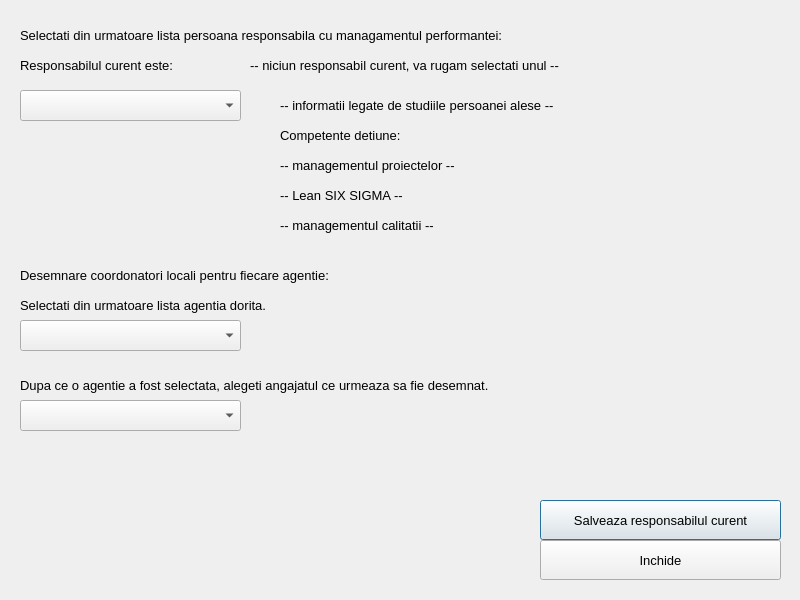
<?xml version="1.0" encoding="UTF-8"?>
<ui version="4.0">
 <class>Responsabil</class>
 <widget class="QDialog" name="Responsabil">
  <property name="geometry">
   <rect>
    <x>0</x>
    <y>0</y>
    <width>800</width>
    <height>600</height>
   </rect>
  </property>
  <property name="windowTitle">
   <string>Dialog</string>
  </property>
  <widget class="QLabel" name="decizie2">
   <property name="geometry">
    <rect>
     <x>20</x>
     <y>20</y>
     <width>641</width>
     <height>31</height>
    </rect>
   </property>
   <property name="font">
    <font>
     <pointsize>10</pointsize>
    </font>
   </property>
   <property name="text">
    <string>Selectati din urmatoare lista persoana responsabila cu managamentul performantei:</string>
   </property>
  </widget>
  <widget class="QLabel" name="decizie2_2">
   <property name="geometry">
    <rect>
     <x>20</x>
     <y>50</y>
     <width>211</width>
     <height>31</height>
    </rect>
   </property>
   <property name="font">
    <font>
     <pointsize>10</pointsize>
    </font>
   </property>
   <property name="text">
    <string>Responsabilul curent este:</string>
   </property>
  </widget>
  <widget class="QLabel" name="decizie2_3">
   <property name="geometry">
    <rect>
     <x>250</x>
     <y>50</y>
     <width>411</width>
     <height>31</height>
    </rect>
   </property>
   <property name="font">
    <font>
     <pointsize>10</pointsize>
    </font>
   </property>
   <property name="text">
    <string>-- niciun responsabil curent, va rugam selectati unul --</string>
   </property>
  </widget>
  <widget class="QComboBox" name="comboBox">
   <property name="geometry">
    <rect>
     <x>20</x>
     <y>90</y>
     <width>221</width>
     <height>31</height>
    </rect>
   </property>
   <property name="font">
    <font>
     <pointsize>10</pointsize>
    </font>
   </property>
  </widget>
  <widget class="QLabel" name="decizie2_4">
   <property name="geometry">
    <rect>
     <x>280</x>
     <y>90</y>
     <width>391</width>
     <height>31</height>
    </rect>
   </property>
   <property name="font">
    <font>
     <pointsize>10</pointsize>
    </font>
   </property>
   <property name="text">
    <string>-- informatii legate de studiile persoanei alese --</string>
   </property>
  </widget>
  <widget class="QLabel" name="decizie2_5">
   <property name="geometry">
    <rect>
     <x>280</x>
     <y>120</y>
     <width>391</width>
     <height>31</height>
    </rect>
   </property>
   <property name="font">
    <font>
     <pointsize>10</pointsize>
    </font>
   </property>
   <property name="text">
    <string>Competente detiune:</string>
   </property>
  </widget>
  <widget class="QLabel" name="decizie2_6">
   <property name="geometry">
    <rect>
     <x>280</x>
     <y>150</y>
     <width>391</width>
     <height>31</height>
    </rect>
   </property>
   <property name="font">
    <font>
     <pointsize>10</pointsize>
    </font>
   </property>
   <property name="text">
    <string>-- managementul proiectelor --</string>
   </property>
  </widget>
  <widget class="QLabel" name="decizie2_7">
   <property name="geometry">
    <rect>
     <x>280</x>
     <y>180</y>
     <width>391</width>
     <height>31</height>
    </rect>
   </property>
   <property name="font">
    <font>
     <pointsize>10</pointsize>
    </font>
   </property>
   <property name="text">
    <string>-- Lean SIX SIGMA --</string>
   </property>
  </widget>
  <widget class="QLabel" name="decizie2_8">
   <property name="geometry">
    <rect>
     <x>280</x>
     <y>210</y>
     <width>391</width>
     <height>31</height>
    </rect>
   </property>
   <property name="font">
    <font>
     <pointsize>10</pointsize>
    </font>
   </property>
   <property name="text">
    <string>-- managementul calitatii --</string>
   </property>
  </widget>
  <widget class="QPushButton" name="salveaza2">
   <property name="geometry">
    <rect>
     <x>540</x>
     <y>500</y>
     <width>241</width>
     <height>40</height>
    </rect>
   </property>
   <property name="font">
    <font>
     <pointsize>10</pointsize>
    </font>
   </property>
   <property name="text">
    <string>Salveaza responsabilul curent</string>
   </property>
  </widget>
  <widget class="QPushButton" name="salveaza2_2">
   <property name="geometry">
    <rect>
     <x>540</x>
     <y>540</y>
     <width>241</width>
     <height>40</height>
    </rect>
   </property>
   <property name="font">
    <font>
     <pointsize>10</pointsize>
    </font>
   </property>
   <property name="text">
    <string>Inchide</string>
   </property>
  </widget>
  <widget class="QLabel" name="decizie2_9">
   <property name="geometry">
    <rect>
     <x>20</x>
     <y>260</y>
     <width>641</width>
     <height>31</height>
    </rect>
   </property>
   <property name="font">
    <font>
     <pointsize>10</pointsize>
    </font>
   </property>
   <property name="text">
    <string>Desemnare coordonatori locali pentru fiecare agentie:</string>
   </property>
  </widget>
  <widget class="QLabel" name="decizie2_10">
   <property name="geometry">
    <rect>
     <x>20</x>
     <y>290</y>
     <width>641</width>
     <height>31</height>
    </rect>
   </property>
   <property name="font">
    <font>
     <pointsize>10</pointsize>
    </font>
   </property>
   <property name="text">
    <string>Selectati din urmatoare lista agentia dorita.</string>
   </property>
  </widget>
  <widget class="QComboBox" name="comboBox_2">
   <property name="geometry">
    <rect>
     <x>20</x>
     <y>320</y>
     <width>221</width>
     <height>31</height>
    </rect>
   </property>
   <property name="font">
    <font>
     <pointsize>10</pointsize>
    </font>
   </property>
  </widget>
  <widget class="QLabel" name="decizie2_11">
   <property name="geometry">
    <rect>
     <x>20</x>
     <y>370</y>
     <width>641</width>
     <height>31</height>
    </rect>
   </property>
   <property name="font">
    <font>
     <pointsize>10</pointsize>
    </font>
   </property>
   <property name="text">
    <string>Dupa ce o agentie a fost selectata, alegeti angajatul ce urmeaza sa fie desemnat.</string>
   </property>
  </widget>
  <widget class="QComboBox" name="comboBox_3">
   <property name="geometry">
    <rect>
     <x>20</x>
     <y>400</y>
     <width>221</width>
     <height>31</height>
    </rect>
   </property>
   <property name="font">
    <font>
     <pointsize>10</pointsize>
    </font>
   </property>
  </widget>
 </widget>
 <resources/>
 <connections/>
</ui>
